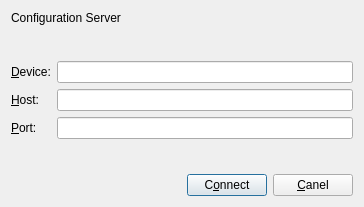
<?xml version="1.0" encoding="UTF-8"?>
<ui version="4.0">
 <class>ConnectDlg</class>
 <widget class="QDialog" name="ConnectDlg">
  <property name="geometry">
   <rect>
    <x>0</x>
    <y>0</y>
    <width>364</width>
    <height>207</height>
   </rect>
  </property>
  <property name="maximumSize">
   <size>
    <width>16777215</width>
    <height>207</height>
   </size>
  </property>
  <property name="windowTitle">
   <string>Connect</string>
  </property>
  <layout class="QGridLayout" name="gridLayout_2">
   <item row="0" column="0">
    <layout class="QVBoxLayout" name="verticalLayout">
     <item>
      <widget class="QLabel" name="label">
       <property name="text">
        <string>Configuration Server</string>
       </property>
      </widget>
     </item>
     <item>
      <spacer name="verticalSpacer">
       <property name="orientation">
        <enum>Qt::Vertical</enum>
       </property>
       <property name="sizeHint" stdset="0">
        <size>
         <width>20</width>
         <height>18</height>
        </size>
       </property>
      </spacer>
     </item>
     <item>
      <layout class="QGridLayout" name="gridLayout">
       <item row="0" column="0">
        <widget class="QLabel" name="deviceLabel">
         <property name="text">
          <string>&amp;Device:</string>
         </property>
         <property name="buddy">
          <cstring>deviceLineEdit</cstring>
         </property>
        </widget>
       </item>
       <item row="0" column="1">
        <widget class="QLineEdit" name="deviceLineEdit"/>
       </item>
       <item row="1" column="0">
        <widget class="QLabel" name="hostLabel">
         <property name="text">
          <string>&amp;Host:</string>
         </property>
         <property name="buddy">
          <cstring>hostLineEdit</cstring>
         </property>
        </widget>
       </item>
       <item row="1" column="1">
        <widget class="QLineEdit" name="hostLineEdit"/>
       </item>
       <item row="2" column="0">
        <widget class="QLabel" name="portLabel">
         <property name="text">
          <string>&amp;Port:</string>
         </property>
         <property name="buddy">
          <cstring>portLineEdit</cstring>
         </property>
        </widget>
       </item>
       <item row="2" column="1">
        <widget class="QLineEdit" name="portLineEdit"/>
       </item>
      </layout>
     </item>
     <item>
      <spacer name="verticalSpacer_2">
       <property name="orientation">
        <enum>Qt::Vertical</enum>
       </property>
       <property name="sizeHint" stdset="0">
        <size>
         <width>20</width>
         <height>18</height>
        </size>
       </property>
      </spacer>
     </item>
     <item>
      <layout class="QHBoxLayout" name="horizontalLayout">
       <item>
        <spacer name="horizontalSpacer">
         <property name="orientation">
          <enum>Qt::Horizontal</enum>
         </property>
         <property name="sizeHint" stdset="0">
          <size>
           <width>40</width>
           <height>20</height>
          </size>
         </property>
        </spacer>
       </item>
       <item>
        <widget class="QPushButton" name="connectPushButton">
         <property name="text">
          <string>C&amp;onnect</string>
         </property>
        </widget>
       </item>
       <item>
        <widget class="QPushButton" name="cancelPushButton">
         <property name="text">
          <string>&amp;Canel</string>
         </property>
        </widget>
       </item>
      </layout>
     </item>
    </layout>
   </item>
  </layout>
 </widget>
 <resources/>
 <connections/>
</ui>
